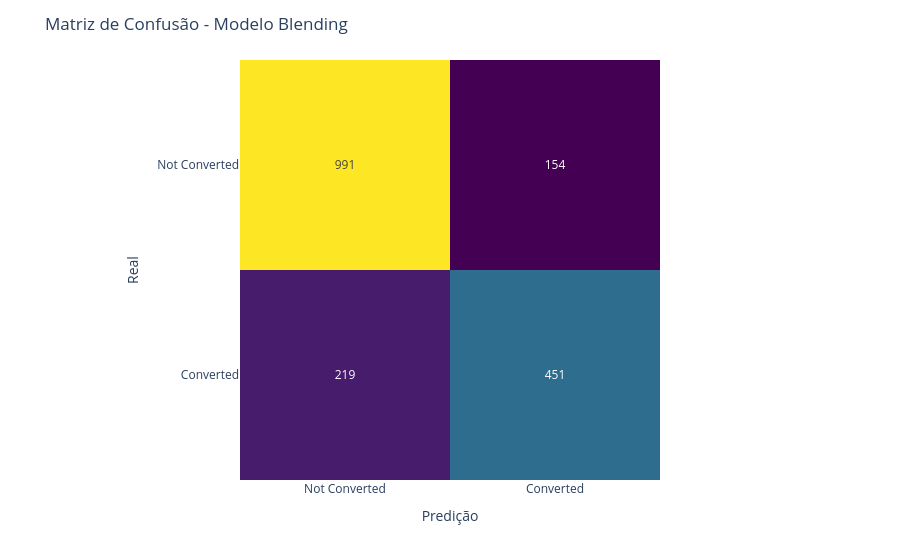

Notebook source saved alongside this figure:
### Code cell
# Mostrar a matriz de confusão
conf_matrix = confusion_matrix(y_test, y_pred_blending)

fig = px.imshow(conf_matrix,
                labels=dict(x='Predição', y='Real', color='Contagem'),
                x=['Not Converted', 'Converted'],
                y=['Not Converted', 'Converted'],
                color_continuous_scale='Viridis')

fig.update_traces(text=conf_matrix, texttemplate="%{z}")
fig.update_layout(coloraxis_showscale=False)
fig.update_layout(title='Matriz de Confusão - Modelo Blending')

fig.show()

### Figure 1 — Plotly figure (JSON) as saved in the notebook; plotly's stock layout.template omitted (floating-point values rounded to 4 significant figures)
{"data": [{"coloraxis": "coloraxis", "hovertemplate": "Predição: %{x}<br>Real: %{y}<br>Contagem: %{z}<extra></extra>", "name": "0", "text": [[991, 154], [219, 451]], "texttemplate": "%{z}", "type": "heatmap", "x": ["Not Converted", "Converted"], "xaxis": "x", "y": ["Not Converted", "Converted"], "yaxis": "y", "z": [[991, 154], [219, 451]]}], "layout": {"coloraxis": {"colorbar": {"title": {"text": "Contagem"}}, "colorscale": [[0, "#440154"], [0.1111, "#482878"], [0.2222, "#3e4989"], [0.3333, "#31688e"], [0.4444, "#26828e"], [0.5556, "#1f9e89"], [0.6667, "#35b779"], [0.7778, "#6ece58"], [0.8889, "#b5de2b"], [1, "#fde725"]], "showscale": false}, "margin": {"t": 60}, "title": {"text": "Matriz de Confusão - Modelo Blending"}, "xaxis": {"anchor": "y", "constrain": "domain", "domain": [0, 1], "scaleanchor": "y", "title": {"text": "Predição"}}, "yaxis": {"anchor": "x", "autorange": "reversed", "constrain": "domain", "domain": [0, 1], "title": {"text": "Real"}}}}
